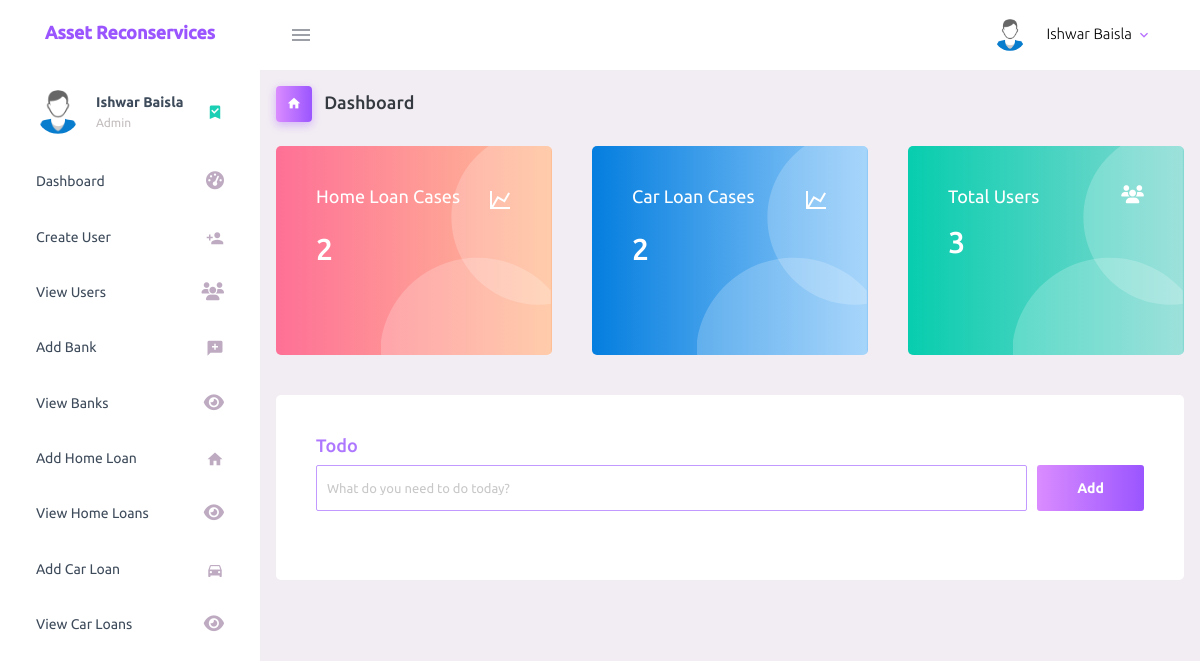
The page / (signed in) on the database as committed earlier.
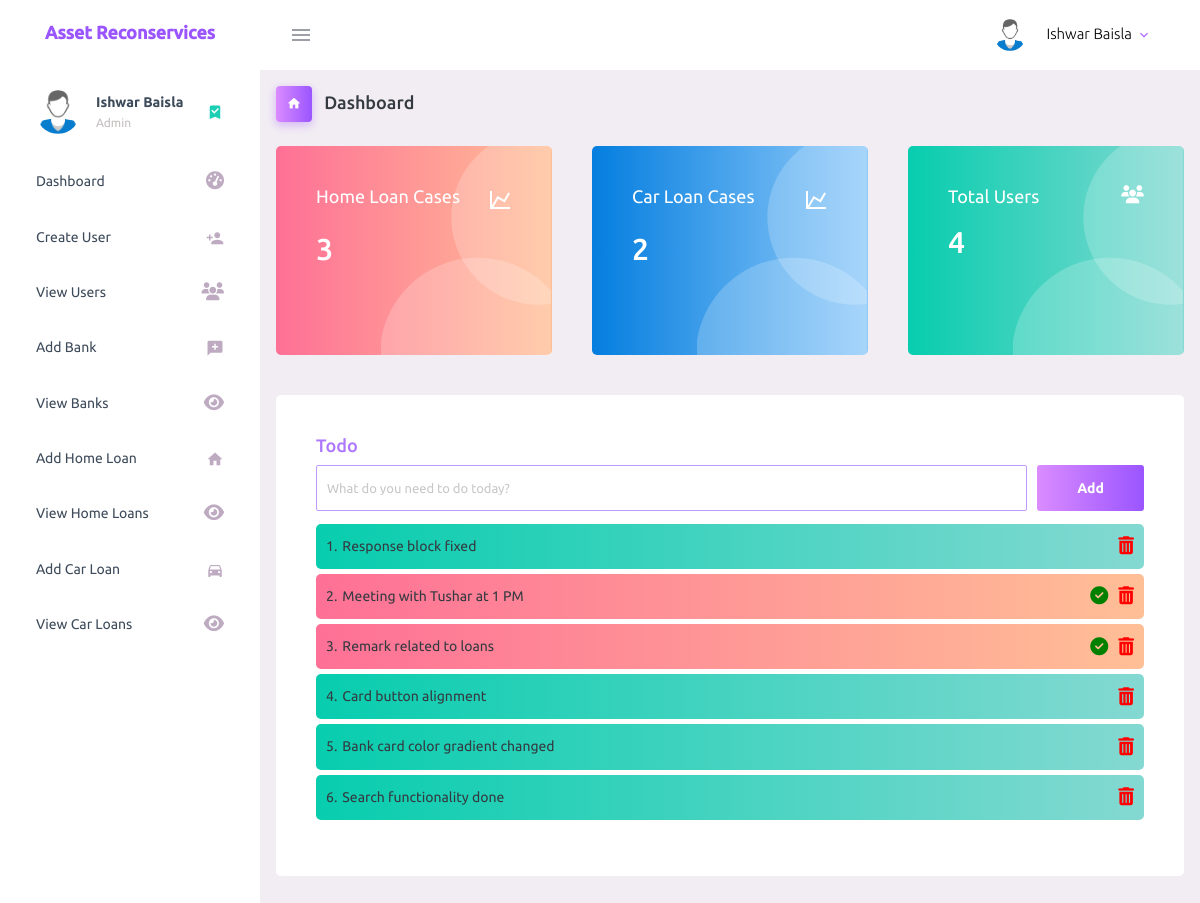
The same page on the database as committed later.
### tables this page shows
CREATE TABLE `to_do` (
  `to_do_id` int(11) NOT NULL,
  `user_id` int(11) NOT NULL,
  `to_do_work` varchar(200) NOT NULL,
  `status` tinyint(4) NOT NULL
);

### index.php (the view, shortened to what this page needs)
<?php
  require_once('connection.php');
  $sql = "SELECT user_id FROM user_registration";
  $result = $conn->query($sql);
  $total_users = $result->num_rows;
  $sql = "SELECT home_loan_cid FROM home_loan";
  $result = $conn->query($sql);
  $total_home_loan = $result->num_rows;
  $sql = "SELECT car_loan_cid FROM car_loan";
  $result = $conn->query($sql);
  $total_car_loan = $result->num_rows;
?>
<!DOCTYPE html>
<html lang="en">
  <head>
    <link rel="stylesheet" href="assets/vendors/mdi/css/materialdesignicons.min.css">
    <link rel="stylesheet" href="assets/vendors/css/vendor.bundle.base.css">
    <link rel="stylesheet" href="assets/css/style.css">
  </head>
  <body>
    <div class="container-scroller">
      <?php require 'includes/dashboard-header.php'; ?>
      <div class="container-fluid page-body-wrapper">
        <?php require 'includes/side-navigation.php'; ?>
        <div class="main-panel">
          <div class="content-wrapper">
            <div class="page-header">
              <h3 class="page-title">
                <span class="page-title-icon bg-gradient-primary text-white mr-2">
                  <i class="mdi mdi-home"></i>
                </span> Dashboard
              </h3>
            </div>
            <div class="row">
              <div class="col-md-4 stretch-card grid-margin">
                <div class="card bg-gradient-danger card-img-holder text-white">
                  <div class="card-body">
                    <img src="assets/images/dashboard/circle.svg" class="card-img-absolute" alt="circle-image" />
                    <h4 class="font-weight-normal mb-3">Home Loan Cases <i class="mdi mdi-chart-line mdi-24px float-right"></i>
                    </h4>
                    <h2 class="mb-5"><?php echo $total_home_loan; ?></h2>
                  </div>
                </div>
              </div>
              <div class="col-md-4 stretch-card grid-margin">
                <div class="card bg-gradient-info card-img-holder text-white">
                  <div class="card-body">
                    <img src="assets/images/dashboard/circle.svg" class="card-img-absolute" alt="circle-image" />
                    <h4 class="font-weight-normal mb-3">Car Loan Cases <i class="mdi mdi-chart-line mdi-24px float-right"></i>
                    </h4>
                    <h2 class="mb-5"><?php echo $total_car_loan; ?></h2>
                  </div>
                </div>
              </div>
              <div class="col-md-4 stretch-card grid-margin">
                <div class="card bg-gradient-success card-img-holder text-white">
                  <div class="card-body">
                    <img src="assets/images/dashboard/circle.svg" class="card-img-absolute" alt="circle-image" />
                    <h4 class="font-weight-normal mb-3">Total Users <i class="fas fa-users mdi-24px float-right"></i>
                    </h4>
                    <h2 class="mb-5"><?php echo $total_users; ?></h2>
                  </div>
                </div>
              </div>
              <div class="col-md-12 grid-margin stretch-card">
                <div class="card">
                  <div class="card-body">
                    <h4 class="theme-text">Todo</h4>
                    <form class="d-flex" method="POST">
                      <input style="margin-right: 10px;" type="text" id="to-do-work" class="form-control todo-list-input form-input" placeholder="What do you need to do today?">
                      <button class="add btn btn-gradient-primary font-weight-bold todo-list-add-btn" type="submit" id="add-task">Add</button>
                    </form>
                    <div class="">
                      <ul id="all-to-do-list" class="">
                        <?php
                            $sql = "SELECT * FROM to_do WHERE user_id = '$_SESSION[user_id]' ORDER BY to_do_id DESC";
                            $result = $conn->query($sql);
                            $index = 0;
                            while($row = $result->fetch_assoc()){
                                if($row['status'] == '0')
                                    $css_class = 'bg-gradient-danger';
                                if($row['status'] == '1')
                                    $css_class = 'bg-gradient-success'
                            ?>
                            <li class="<?php echo $css_class; ?>">
                                <div>
                                    <span><?php echo ($index+1).'.'; ?></span>
                                    <label><?php echo $row['to_do_work']; ?></label>
                                </div>
                                <span>
                                    <?php if($row['status'] == '0'){ ?>
                                            <i class="fas fa-check-circle make-status-success"></i>
                                    <?php
                                        }
                                    ?>
                                    <i class="fas fa-trash-alt remove-to-do-work"></i>
                                </span>
                            </li>
                            <?php
                            $index += 1;
                            }
                        ?>
                      </ul>
                    </div>
                  </div>
                </div>
              </div>
        </div>
      </div>
    </div>
  </body>
</html>

### includes/dashboard-header.php (shortened to what this page needs)
<nav class="navbar default-layout-navbar col-lg-12 col-12 p-0 fixed-top d-flex flex-row">
  <div class="text-center navbar-brand-wrapper d-flex align-items-center justify-content-center">
    <a class="navbar-brand brand-logo" href="index.php">
      <h3 class="logo-container">
        <span style=" font-size:18px;">Asset Reconservices</span>
      </h3>
    </a>
  </div>
  <div class="navbar-menu-wrapper d-flex align-items-stretch">
    <button class="navbar-toggler navbar-toggler align-self-center" type="button" data-toggle="minimize">
      <span class="mdi mdi-menu"></span>
    </button>
    <ul class="navbar-nav navbar-nav-right">
      <li class="nav-item nav-profile dropdown">
        <a class="nav-link dropdown-toggle" id="profileDropdown" href="#" data-toggle="dropdown" aria-expanded="false">
          <div class="nav-profile-img">
            <img src="assets/images/faces-clipart/pic-1.png" alt="">
          </div>
          <div class="nav-profile-text">
            <p class="mb-1 text-black"><?php echo $_SESSION['user_full_name']; ?></p>
          </div>
        </a>
      </li>
    </div>
</nav>

### includes/side-navigation.php (shortened to what this page needs)
<div class="sidebar-space-cover"></div>
<nav class="sidebar sidebar-offcanvas" id="sidebar">
  <ul class="nav">
  <li class="nav-item nav-profile">
      <a href="#" class="nav-link">
        <div class="nav-profile-image">
            <img src="assets/images/faces-clipart/pic-1.png" alt="">
        </div>
        <div class="nav-profile-text d-flex flex-column">
          <span class="font-weight-bold mb-2"><?php echo $_SESSION['user_full_name']; ?></span>
          <span class="text-secondary text-small">
            <?php
              $logged_in_user_role = $_SESSION['user_role'];
              if($logged_in_user_role == '2')
                echo 'Admin';
            ?>
          </span>
        </div>
        <i class="mdi mdi-bookmark-check text-success nav-profile-badge"></i>
      </a>
    </li>
    <li class="nav-item">
      <a class="nav-link" href="index.php">
        <span class="menu-title">Dashboard</span>
        <i class="fas fa-tachometer-alt menu-icon"></i>
      </a>
    </li>
    <?php if($logged_in_user_role == '2'){ ?>
    <li class="nav-item">
      <a class="nav-link" href="create-user.php  ">
        <span class="menu-title">Create User</span>
        <i class="mdi mdi-account-plus menu-icon"></i>
      </a>
    </li>
    <?php } ?>
    <?php if($logged_in_user_role == '2'){ ?>
    <li class="nav-item">
      <a class="nav-link" href="view-users.php  ">
        <span class="menu-title">View Users</span>
        <i class="fas fa-users menu-icon"></i>
      </a>
    </li>
    <?php } ?>
    <?php if($logged_in_user_role != '0'){ ?>
    <li class="nav-item">
      <a class="nav-link" href="add-bank.php  ">
        <span class="menu-title">Add Bank</span>
        <i class="mdi mdi-message-plus menu-icon"></i>
      </a>
    </li>
    <?php } ?>
    <?php if($logged_in_user_role != '0'){ ?>
    <li class="nav-item">
      <a class="nav-link" href="view-banks.php  ">
        <span class="menu-title">View Banks</span>
        <i class="fas fa-eye menu-icon"></i>
      </a>
    </li>
    <?php } ?>
    <li class="nav-item">
      <a class="nav-link" href="home-loan.php  ">
        <span class="menu-title">Add Home Loan</span>
        <i class="mdi mdi-home menu-icon"></i>
      </a>
    </li>
    <li class="nav-item">
      <a class="nav-link" href="view-home-loans.php  ">
        <span class="menu-title">View Home Loans</span>
        <i class="fas fa-eye menu-icon"></i>
      </a>
    </li>
    <li class="nav-item">
      <a class="nav-link" href="car-loan.php  ">
        <span class="menu-title">Add Car Loan</span>
        <i class="mdi mdi-car menu-icon"></i>
      </a>
    </li>
    <li class="nav-item">
      <a class="nav-link" href="view-car-loans.php  ">
        <span class="menu-title">View Car Loans</span>
        <i class="fas fa-eye menu-icon"></i>
      </a>
    </li>
  </ul>
</nav>

Rows that differ between the two databases and show on the page:
added to_do: to_do_work "Response block fixed"
added to_do: to_do_work "Meeting with Tushar at 1 PM", status 0 (drawn)
added to_do: to_do_work "Remark related to loans", status 0 (drawn)
added to_do: to_do_work "Card button alignment"
added to_do: to_do_work "Bank card color gradient changed"
added to_do: to_do_work "Search functionality done"
Other text that changed with them:
$total_home_loan: "2" → "3"
$total_users: "3" → "4"
